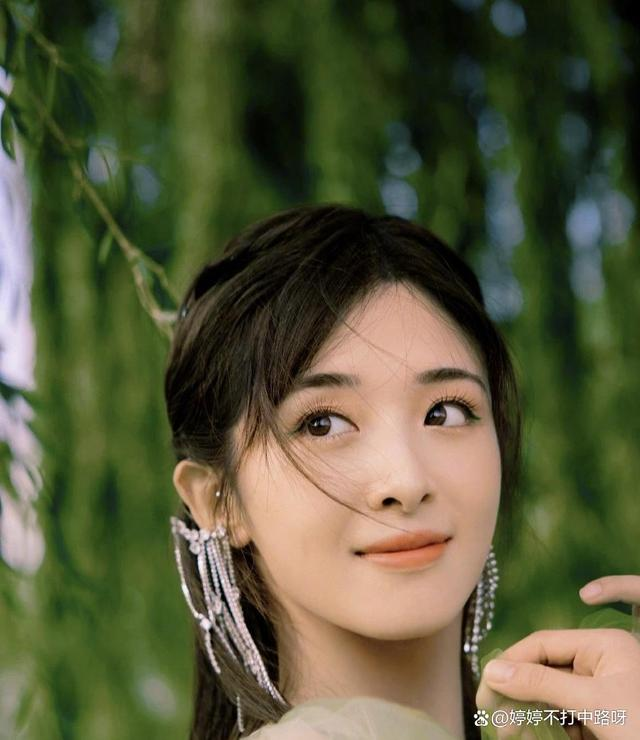
#> input picture day22/课堂代码/day22/mn.jpeg, 640 x 740 px
$ python '06-拆分和合并图像通道.py'
#> lines starting #> are read from the running program, lines starting #| are printed output that depends on the picture
import cv2

img = cv2.imread("mn.jpeg")
#> img is the input picture: shape (740, 640, 3); mean B, G, R 58.9, 89, 87.9

# 拆分通道
b, g, r = cv2.split(img)
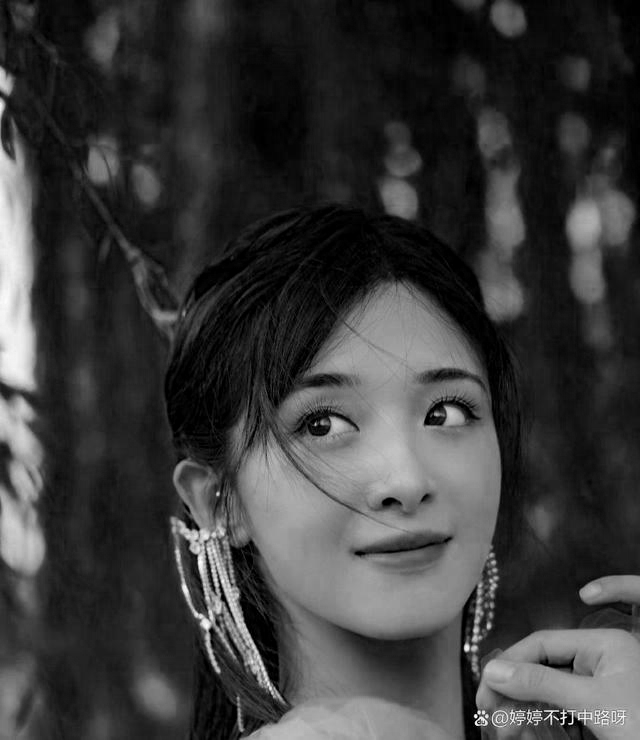
#> b: shape (740, 640); min 0, max 255, mean 58.9
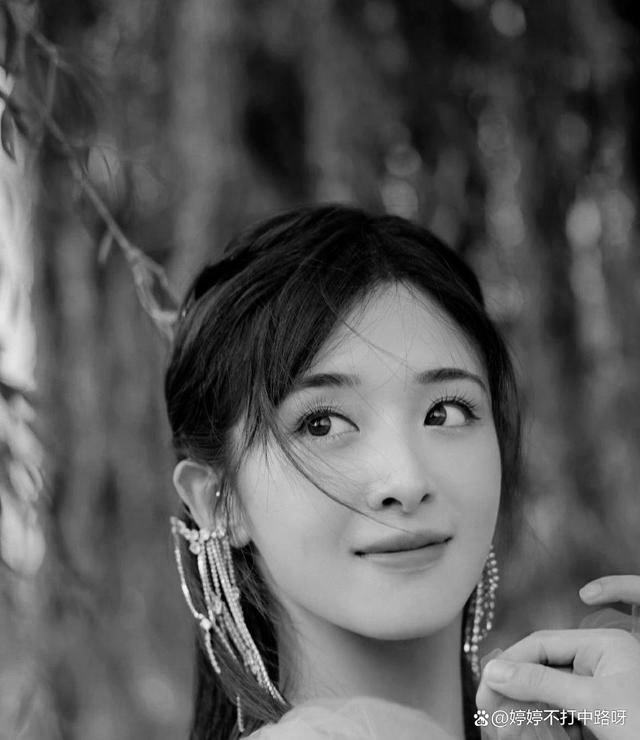
#> g: shape (740, 640); min 0, max 255, mean 89
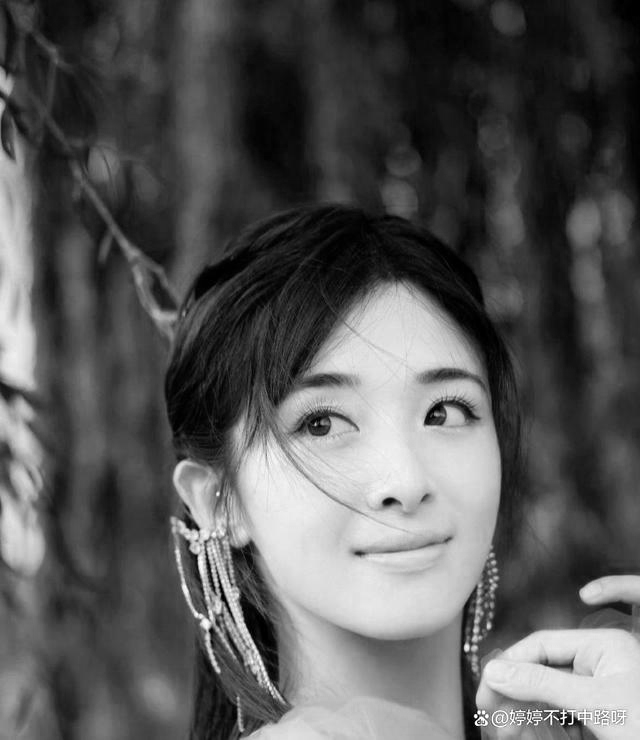
#> r: shape (740, 640); min 0, max 255, mean 87.9

# 合并通道
img01 = cv2.merge((b, g, r))

cv2.imshow("win", img01)
cv2.waitKey(0)
cv2.destroyAllWindows()
